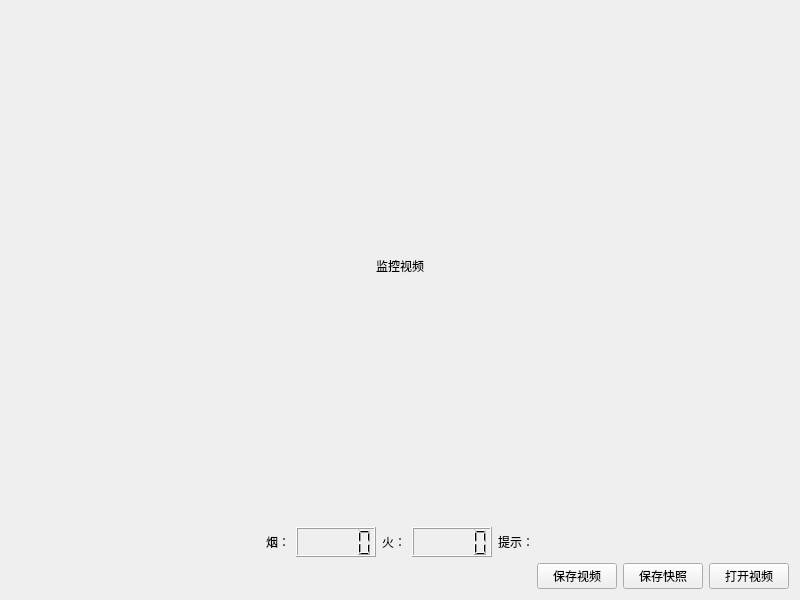
<?xml version="1.0" encoding="UTF-8"?>
<ui version="4.0">
 <class>SmokeMonitorForm</class>
 <widget class="QWidget" name="SmokeMonitorForm">
  <property name="geometry">
   <rect>
    <x>0</x>
    <y>0</y>
    <width>800</width>
    <height>600</height>
   </rect>
  </property>
  <property name="windowTitle">
   <string>烟火监控</string>
  </property>
  <layout class="QGridLayout" name="gridLayout">
   <item row="0" column="0">
    <widget class="QLabel" name="label_img">
     <property name="sizePolicy">
      <sizepolicy hsizetype="Expanding" vsizetype="Expanding">
       <horstretch>0</horstretch>
       <verstretch>1</verstretch>
      </sizepolicy>
     </property>
     <property name="minimumSize">
      <size>
       <width>480</width>
       <height>320</height>
      </size>
     </property>
     <property name="alignment">
      <set>Qt::AlignCenter</set>
     </property>
     <property name="text">
      <string>监控视频</string>
     </property>
    </widget>
   </item>
   <item row="1" column="0">
    <layout class="QHBoxLayout" name="horizontalLayout">
     <item>
      <spacer name="horizontalSpacer_1">
       <property name="orientation">
        <enum>Qt::Horizontal</enum>
       </property>
       <property name="sizeHint" stdset="0">
        <size>
         <width>40</width>
         <height>20</height>
        </size>
       </property>
      </spacer>
     </item>
     <item>
      <widget class="QLabel" name="label_smoke">
       <property name="text">
        <string>烟：</string>
       </property>
      </widget>
     </item>
     <item>
      <widget class="QLCDNumber" name="lcdNumber_smoke">
       <property name="minimumSize">
        <size>
         <width>80</width>
         <height>30</height>
        </size>
       </property>
       <property name="digitCount">
        <number>5</number>
       </property>
      </widget>
     </item>
     <item>
      <widget class="QLabel" name="label_fire">
       <property name="text">
        <string>火：</string>
       </property>
      </widget>
     </item>
     <item>
      <widget class="QLCDNumber" name="lcdNumber_fire">
       <property name="minimumSize">
        <size>
         <width>80</width>
         <height>30</height>
        </size>
       </property>
       <property name="digitCount">
        <number>5</number>
       </property>
      </widget>
     </item>
     <item>
      <widget class="QLabel" name="label_tip">
       <property name="text">
        <string>提示：</string>
       </property>
      </widget>
     </item>
     <item>
      <spacer name="horizontalSpacer_2">
       <property name="orientation">
        <enum>Qt::Horizontal</enum>
       </property>
       <property name="sizeHint" stdset="0">
        <size>
         <width>40</width>
         <height>20</height>
        </size>
       </property>
      </spacer>
     </item>
    </layout>
   </item>
   <item row="2" column="0">
    <layout class="QHBoxLayout" name="horizontalLayout_2">
     <item>
      <spacer name="horizontalSpacer_3">
       <property name="orientation">
        <enum>Qt::Horizontal</enum>
       </property>
       <property name="sizeHint" stdset="0">
        <size>
         <width>40</width>
         <height>20</height>
        </size>
       </property>
      </spacer>
     </item>
     <item>
      <widget class="QPushButton" name="pushButton_save_video">
       <property name="text">
        <string>保存视频</string>
       </property>
      </widget>
     </item>
     <item>
      <widget class="QPushButton" name="pushButton_snapshot">
       <property name="text">
        <string>保存快照</string>
       </property>
      </widget>
     </item>
     <item>
      <widget class="QPushButton" name="pushButton_open_video">
       <property name="text">
        <string>打开视频</string>
       </property>
      </widget>
     </item>
    </layout>
   </item>
  </layout>
 </widget>
 <resources/>
 <connections/>
</ui>
